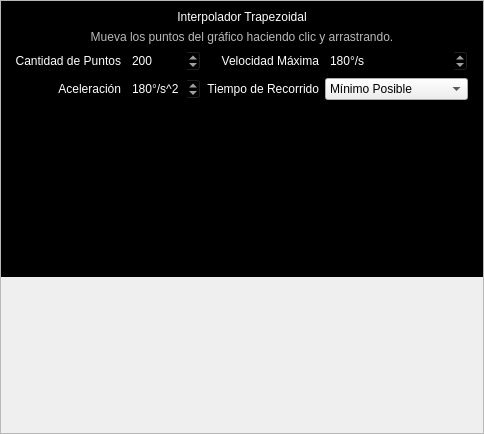
<?xml version="1.0" encoding="UTF-8"?>
<ui version="4.0">
 <class>sim_U2_T8</class>
 <widget class="QWidget" name="sim_U2_T8">
  <property name="geometry">
   <rect>
    <x>0</x>
    <y>0</y>
    <width>484</width>
    <height>434</height>
   </rect>
  </property>
  <property name="windowTitle">
   <string>Sim_U2_T8</string>
  </property>
  <property name="styleSheet">
   <string notr="true">QWidget#sim_U2_T8{
background-color:rgba(0,0,0,0);
}</string>
  </property>
  <layout class="QVBoxLayout" name="verticalLayout">
   <property name="leftMargin">
    <number>0</number>
   </property>
   <property name="topMargin">
    <number>0</number>
   </property>
   <property name="rightMargin">
    <number>0</number>
   </property>
   <property name="bottomMargin">
    <number>0</number>
   </property>
   <item>
    <widget class="QScrollArea" name="scrollArea">
     <property name="widgetResizable">
      <bool>true</bool>
     </property>
     <widget class="QWidget" name="scrollAreaWidgetContents">
      <property name="geometry">
       <rect>
        <x>0</x>
        <y>0</y>
        <width>482</width>
        <height>281</height>
       </rect>
      </property>
      <property name="sizePolicy">
       <sizepolicy hsizetype="Preferred" vsizetype="Fixed">
        <horstretch>0</horstretch>
        <verstretch>0</verstretch>
       </sizepolicy>
      </property>
      <property name="styleSheet">
       <string notr="true">QWidget#scrollAreaWidgetContents{
background-color:rgb(0,0,0);
}
QLabel{
color:white;
}
QSpinBox{
color:white;
background-color:translucid;
}</string>
      </property>
      <layout class="QVBoxLayout" name="verticalLayout_2">
       <item>
        <widget class="QLabel" name="label">
         <property name="text">
          <string>Interpolador Trapezoidal</string>
         </property>
         <property name="alignment">
          <set>Qt::AlignCenter</set>
         </property>
        </widget>
       </item>
       <item>
        <widget class="QLabel" name="label_6">
         <property name="styleSheet">
          <string notr="true">font:10pt &quot;Britannic Bold&quot;;
color:rgb(186, 186, 186);</string>
         </property>
         <property name="text">
          <string>Mueva los puntos del gráfico haciendo clic y arrastrando.</string>
         </property>
         <property name="alignment">
          <set>Qt::AlignCenter</set>
         </property>
        </widget>
       </item>
       <item>
        <layout class="QHBoxLayout" name="horizontalLayout">
         <item>
          <spacer name="horizontalSpacer">
           <property name="orientation">
            <enum>Qt::Horizontal</enum>
           </property>
           <property name="sizeHint" stdset="0">
            <size>
             <width>40</width>
             <height>20</height>
            </size>
           </property>
          </spacer>
         </item>
         <item>
          <layout class="QGridLayout" name="gridLayout">
           <item row="0" column="0">
            <widget class="QLabel" name="label_2">
             <property name="text">
              <string>Cantidad de Puntos</string>
             </property>
             <property name="alignment">
              <set>Qt::AlignRight|Qt::AlignTrailing|Qt::AlignVCenter</set>
             </property>
            </widget>
           </item>
           <item row="0" column="1">
            <widget class="QSpinBox" name="sb_nPuntos">
             <property name="minimum">
              <number>5</number>
             </property>
             <property name="maximum">
              <number>999</number>
             </property>
             <property name="singleStep">
              <number>10</number>
             </property>
             <property name="value">
              <number>200</number>
             </property>
            </widget>
           </item>
           <item row="0" column="2">
            <widget class="QLabel" name="label_3">
             <property name="text">
              <string>Velocidad Máxima</string>
             </property>
             <property name="alignment">
              <set>Qt::AlignRight|Qt::AlignTrailing|Qt::AlignVCenter</set>
             </property>
            </widget>
           </item>
           <item row="0" column="3">
            <widget class="QSpinBox" name="sb_vMax">
             <property name="suffix">
              <string>°/s</string>
             </property>
             <property name="minimum">
              <number>5</number>
             </property>
             <property name="maximum">
              <number>999</number>
             </property>
             <property name="singleStep">
              <number>10</number>
             </property>
             <property name="value">
              <number>180</number>
             </property>
            </widget>
           </item>
           <item row="1" column="0">
            <widget class="QLabel" name="label_4">
             <property name="text">
              <string>Aceleración</string>
             </property>
             <property name="alignment">
              <set>Qt::AlignRight|Qt::AlignTrailing|Qt::AlignVCenter</set>
             </property>
            </widget>
           </item>
           <item row="1" column="1">
            <widget class="QSpinBox" name="sb_a">
             <property name="suffix">
              <string>°/s^2</string>
             </property>
             <property name="minimum">
              <number>5</number>
             </property>
             <property name="maximum">
              <number>999</number>
             </property>
             <property name="singleStep">
              <number>10</number>
             </property>
             <property name="value">
              <number>180</number>
             </property>
            </widget>
           </item>
           <item row="1" column="2">
            <widget class="QLabel" name="label_5">
             <property name="text">
              <string>Tiempo de Recorrido</string>
             </property>
             <property name="alignment">
              <set>Qt::AlignRight|Qt::AlignTrailing|Qt::AlignVCenter</set>
             </property>
            </widget>
           </item>
           <item row="1" column="3">
            <widget class="QComboBox" name="cb_tipoT">
             <item>
              <property name="text">
               <string>Mínimo Posible</string>
              </property>
             </item>
             <item>
              <property name="text">
               <string>Definido por Usuario</string>
              </property>
             </item>
            </widget>
           </item>
          </layout>
         </item>
         <item>
          <spacer name="horizontalSpacer_2">
           <property name="orientation">
            <enum>Qt::Horizontal</enum>
           </property>
           <property name="sizeHint" stdset="0">
            <size>
             <width>40</width>
             <height>20</height>
            </size>
           </property>
          </spacer>
         </item>
        </layout>
       </item>
       <item>
        <widget class="CustomPlotWidget" name="cp_p" native="true">
         <property name="minimumSize">
          <size>
           <width>0</width>
           <height>50</height>
          </size>
         </property>
        </widget>
       </item>
       <item>
        <widget class="CustomPlotWidget" name="cp_v" native="true">
         <property name="minimumSize">
          <size>
           <width>0</width>
           <height>50</height>
          </size>
         </property>
        </widget>
       </item>
       <item>
        <widget class="CustomPlotWidget" name="cp_a" native="true">
         <property name="minimumSize">
          <size>
           <width>0</width>
           <height>50</height>
          </size>
         </property>
        </widget>
       </item>
      </layout>
     </widget>
    </widget>
   </item>
  </layout>
 </widget>
 <customwidgets>
  <customwidget>
   <class>CustomPlotWidget</class>
   <extends>QWidget</extends>
   <header>clases.PlotWidget</header>
   <container>1</container>
  </customwidget>
 </customwidgets>
 <resources/>
 <connections/>
</ui>
